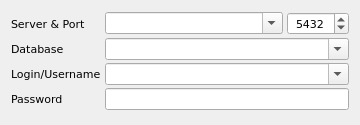
<?xml version="1.0" encoding="UTF-8"?>
<ui version="4.0">
 <class>PostgreSqlWidget</class>
 <widget class="QWidget" name="PostgreSqlWidget">
  <property name="geometry">
   <rect>
    <x>0</x>
    <y>0</y>
    <width>360</width>
    <height>125</height>
   </rect>
  </property>
  <property name="font">
   <font>
    <family>DejaVu Sans</family>
    <pointsize>8</pointsize>
   </font>
  </property>
  <property name="windowTitle">
   <string>PostgreSQL Server</string>
  </property>
  <property name="toolTip">
   <string>PostgreSQL Server</string>
  </property>
  <property name="statusTip">
   <string>PostgreSQL Server</string>
  </property>
  <property name="locale">
   <locale language="English" country="UnitedStates"/>
  </property>
  <layout class="QGridLayout" name="gridLayout">
   <property name="horizontalSpacing">
    <number>4</number>
   </property>
   <property name="verticalSpacing">
    <number>2</number>
   </property>
   <item row="5" column="0">
    <widget class="QLabel" name="lblLogin">
     <property name="text">
      <string>Login/Username</string>
     </property>
     <property name="buddy">
      <cstring>cmbLogin</cstring>
     </property>
    </widget>
   </item>
   <item row="6" column="1" colspan="2">
    <widget class="QLineEdit" name="editPassword"/>
   </item>
   <item row="4" column="1" colspan="2">
    <widget class="QComboBox" name="cmbDatabase">
     <property name="editable">
      <bool>true</bool>
     </property>
    </widget>
   </item>
   <item row="5" column="1" colspan="2">
    <widget class="QComboBox" name="cmbLogin">
     <property name="editable">
      <bool>true</bool>
     </property>
    </widget>
   </item>
   <item row="6" column="0">
    <widget class="QLabel" name="lblPassword">
     <property name="text">
      <string>Password</string>
     </property>
     <property name="buddy">
      <cstring>editPassword</cstring>
     </property>
    </widget>
   </item>
   <item row="0" column="0">
    <widget class="QLabel" name="lblServerPort">
     <property name="text">
      <string>Server &amp;&amp; Port</string>
     </property>
     <property name="buddy">
      <cstring>cmbServer</cstring>
     </property>
    </widget>
   </item>
   <item row="0" column="1">
    <widget class="QComboBox" name="cmbServer">
     <property name="sizePolicy">
      <sizepolicy hsizetype="Expanding" vsizetype="Fixed">
       <horstretch>0</horstretch>
       <verstretch>0</verstretch>
      </sizepolicy>
     </property>
     <property name="editable">
      <bool>true</bool>
     </property>
    </widget>
   </item>
   <item row="4" column="0">
    <widget class="QLabel" name="lblDatabase">
     <property name="text">
      <string>Database</string>
     </property>
     <property name="buddy">
      <cstring>cmbDatabase</cstring>
     </property>
    </widget>
   </item>
   <item row="0" column="2">
    <widget class="QSpinBox" name="spinPort">
     <property name="alignment">
      <set>Qt::AlignCenter</set>
     </property>
     <property name="minimum">
      <number>1</number>
     </property>
     <property name="maximum">
      <number>65535</number>
     </property>
     <property name="value">
      <number>5432</number>
     </property>
    </widget>
   </item>
  </layout>
 </widget>
 <resources/>
 <connections/>
</ui>
